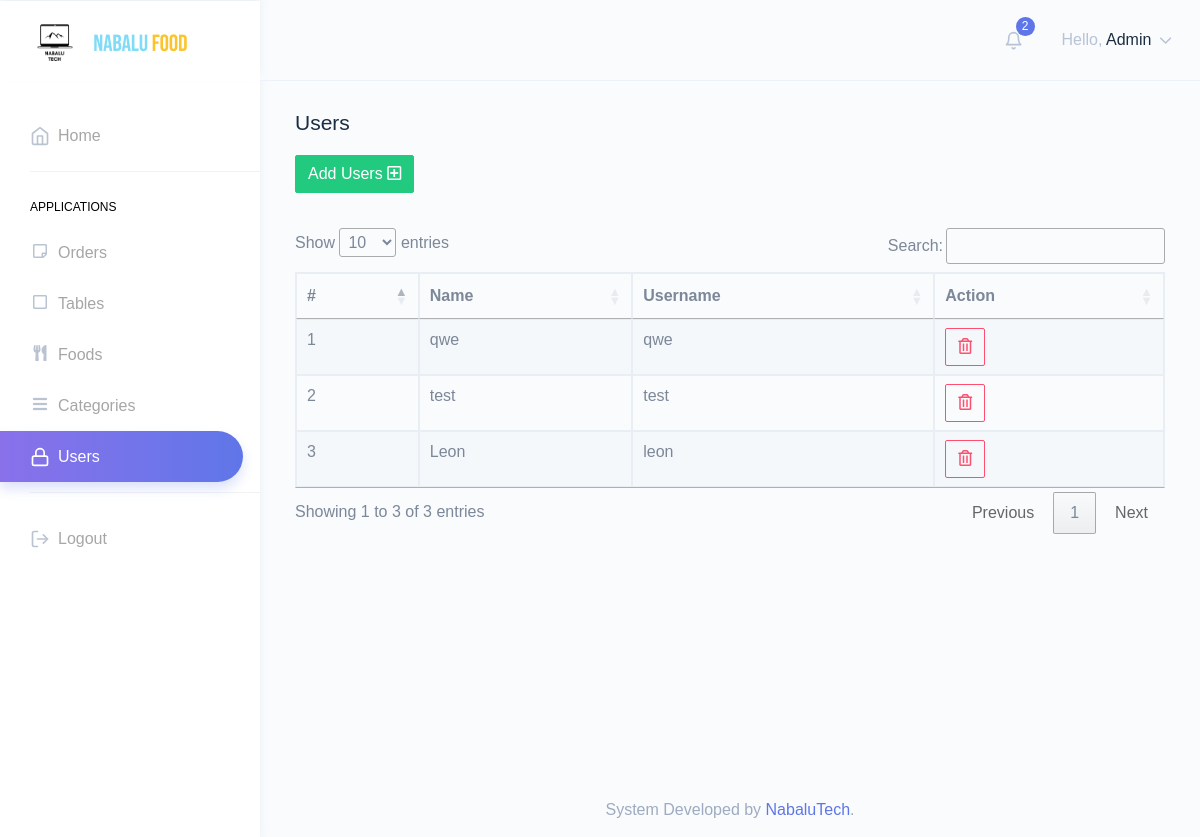
/users.php (signed in), run on the app's committed database.
### tables this page shows
CREATE TABLE `users` (
  `No` int(10) UNSIGNED NOT NULL,
  `Name` varchar(255) NOT NULL,
  `Username` varchar(255) NOT NULL,
  `Password` varchar(255) NOT NULL
);

### php/table.php (called while the page is built, shortened)
<?php
require_once "./db.php";
$userQuery = "SELECT * FROM users ORDER BY No ASC";
$userTable = mysqli_query($conn, $userQuery);
?>

### users.php (the view, shortened to what this page needs)
<?php
require_once "db.php";
require_once "php/table.php";
?>
<!DOCTYPE html>
<html dir="ltr" lang="en">
<head>
    <link href="assets/extra-libs/c3/c3.min.css" rel="stylesheet">
    <link href="assets/libs/chartist/dist/chartist.min.css" rel="stylesheet">
    <link href="assets/extra-libs/jvector/jquery-jvectormap-2.0.2.css" rel="stylesheet" />
    <link href="dist/css/style.min.css" rel="stylesheet">
</head>
<body>
    <div id="main-wrapper" data-theme="light" data-layout="vertical" data-navbarbg="skin6" data-sidebartype="full"
        data-sidebar-position="fixed" data-header-position="fixed" data-boxed-layout="full">
        <header class="topbar" data-navbarbg="skin6">
            <nav class="navbar top-navbar navbar-expand-md">
                <div class="navbar-header" data-logobg="skin6">
                    <div class="navbar-brand">
                        <a href="admin.php">
                            <b class="logo-icon">
                                <img src="assets/images/logo-icon.png" alt="homepage" class="dark-logo" style="width: 50px; height:50px;"/>
                            </b>
                            <span class="logo-text">
                                <img src="assets/images/logo-text.png" alt="homepage" class="dark-logo" />
                            </span>
                        </a>
                    </div>
                </div>
                <div class="navbar-collapse collapse" id="navbarSupportedContent">
                    <ul class="navbar-nav float-left ml-auto ml-3 pl-1">
                        <li class="nav-item dropdown">
                            <a class="nav-link dropdown-toggle pl-md-3 position-relative" href="javascript:void(0)"
                                id="bell" role="button" data-toggle="dropdown" aria-haspopup="true"
                                aria-expanded="false">
                                <span><i data-feather="bell" class="svg-icon"></i></span>
                                <span class="badge badge-primary notify-no rounded-circle">2</span>
                            </a>
                        </li>
                    </ul>
                    <ul class="navbar-nav float-right">
                        <li class="nav-item dropdown">
                            <a class="nav-link dropdown-toggle" href="javascript:void(0)" data-toggle="dropdown"
                                aria-haspopup="true" aria-expanded="false">
                                <span class="ml-2 d-none d-lg-inline-block"><span>Hello,</span> <span
                                        class="text-dark">Admin</span> <i data-feather="chevron-down"
                                        class="svg-icon"></i></span>
                            </a>
                        </li>
                    </ul>
                </div>
            </nav>
        </header>
        <aside class="left-sidebar" data-sidebarbg="skin6">
            <div class="scroll-sidebar" data-sidebarbg="skin6">
                <nav class="sidebar-nav">
                    <ul id="sidebarnav">
                        <li class="sidebar-item"> <a class="sidebar-link sidebar-link" href="admin.php"
                                aria-expanded="false"><i data-feather="home" class="feather-icon"></i><span
                                    class="hide-menu">Home</span></a></li>
                        <li class="list-divider"></li>
                        <li class="nav-small-cap"><span class="hide-menu">Applications</span></li>
                        <li class="sidebar-item"> <a class="sidebar-link sidebar-link" href="orders.php"
                                aria-expanded="false"><i class="far fa-sticky-note"></i><span
                                    class="hide-menu">Orders</span></a></li>
                        <li class="sidebar-item"> <a class="sidebar-link sidebar-link" href="tables.php"
                                aria-expanded="false"><i class="far fa-square"></i><span
                                    class="hide-menu">Tables</span></a></li>
                        <li class="sidebar-item"> <a class="sidebar-link sidebar-link" href="foods.php"
                                aria-expanded="false"><i class="fas fa-utensils"></i><span
                                    class="hide-menu">Foods</span></a></li>
                        <li class="sidebar-item"> <a class="sidebar-link sidebar-link" href="category.php"
                                aria-expanded="false"><i class="fas fa-bars"></i><span
                                    class="hide-menu">Categories</span></a></li>
                                    <li class="sidebar-item"> <a class="sidebar-link sidebar-link"
                                href="users.php" aria-expanded="false"><i data-feather="lock"
                                    class="feather-icon"></i><span class="hide-menu">Users
                                </span></a>
                        </li>
                        <li class="list-divider"></li>
                        <li class="sidebar-item"> <a class="sidebar-link sidebar-link" href="logout.php"aria-expanded="false">
                            <i data-feather="log-out" class="feather-icon"></i>
                            <span class="hide-menu">Logout</span></a></li>
                    </ul>
                </nav>
            </div>
        </aside>
        <div class="page-wrapper">
            <div class="page-breadcrumb">
                <div class="row">
                    <div class="col-7 align-self-center">
                        <h3 class="page-title text-truncate text-dark font-weight-medium mb-1">Users</h3>
                        <a href="registeruser.php"><button type="button" class="btn btn-success mt-3">Add Users <i class="far fa-plus-square"></i></button></a>
                    </div>
                </div>
            </div>
            <div class="container-fluid">
            <div class="table-responsive">
                <table class="table table-striped table-bordered table-hover">
                                        <thead>
                                            <tr>
                                            <th>#</th>
                                            <th>Name</th>
                                            <th>Username</th>
                                            <th>Action</th>
                                            </tr>
                                        </thead>
                                        <tbody>
                                        <?php
                                        while($rows=mysqli_fetch_assoc($userTable))
                                    {
                                        ?>
                                        <tr>
                                        <td><?php echo $rows['No'];?></td>
                                        <td><?php echo $rows['Name'];?></td>
                                        <td><?php echo $rows['Username'];?></td>
                                            <td class ="tableAction">
                                        <a href="php/user.php?delete=<?php echo $rows['No'];?>" onclick="return confirm('Confirm delete User?');"><button type="button" class="btn btn-outline-danger"><i class="far fa-trash-alt"></i></button></a>
                                            </td>
                            </tr>
                            <?php
                        }
                    ?>
                                        </tbody>
                </table>
                </div>
            </div>
            <footer class="footer text-center text-muted">
                System Developed by <a
                    href="#">NabaluTech</a>.
            </footer>
        </div>
    </div>
</body>
<link rel="stylesheet" href="https://cdn.datatables.net/1.11.3/css/jquery.dataTables.min.css">
</html>

### data on the page
users: No "1", Name "qwe", Username "qwe"
users: No "2", Name "test", Username "test"
users: No "3", Name "Leon", Username "leon"
